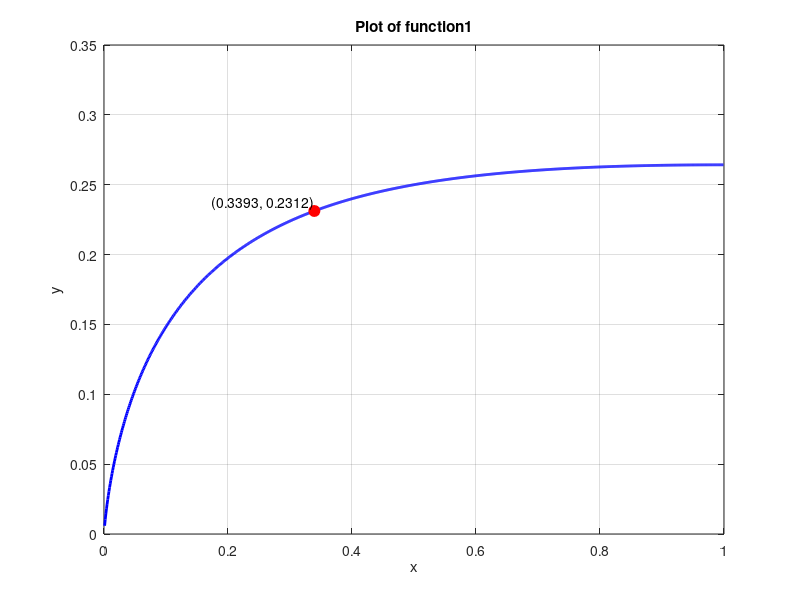
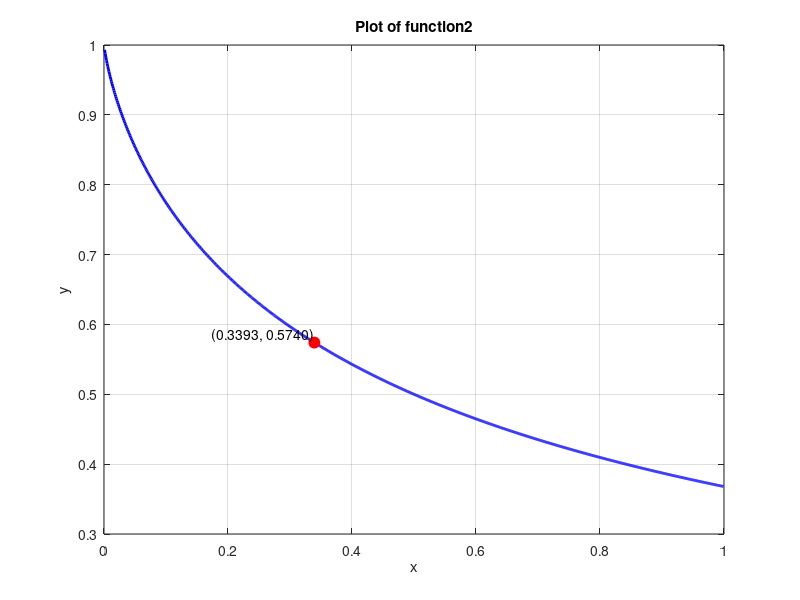
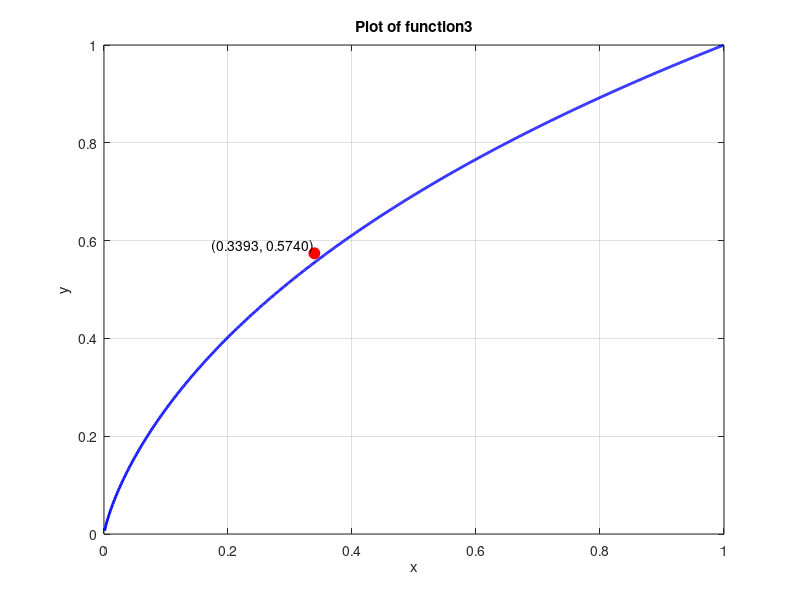

The MATLAB script that drew these images, in order:
close all
%clear all
clc
%datas which found in prevoius codes
tin=0.7138;
y_tin=0.2312;
tm=1.3847;
tx=0.5120;
Tp=tm-tx;
Tp=0.8727;
k=1.0001;

% function1
f = @(x) 1-(((1./x)+1).*exp((-1.*((x./(x-1)).*log(x)).*(1./x)))); % تابع x بر حسب y

% drawing plot
x_vals = 0:0.001:1; 
y_vals = f(x_vals);
figure;
plot(x_vals, y_vals, 'b-', 'LineWidth', 2);
xlabel('x');
ylabel('y');
title('Plot of function1');
grid on;
%finding T_1/T_2
y_target = 0.2312; 
x_target = fzero(@(x) f(x) - y_target, 0.2); 

% showing point on the plot
hold on;
plot(x_target, y_target, 'ro', 'MarkerSize', 8, 'MarkerFaceColor', 'r');
text(x_target, y_target, sprintf('  (%.4f, %.4f)', x_target, y_target), 'VerticalAlignment', 'bottom', 'HorizontalAlignment', 'right');
hold off;
fprintf('T_1/T_2=%.4f\n',x_target);
%T1/T2=0.3393

% function2
f2 = @(x) ((1./x).*exp(-1.*((x./(x-1)).*log(x)).*(1./x))); % y vs x

% drawing plot
x_vals2 = 0:0.001:1; 
y_vals2= f2(x_vals2);
figure;
plot(x_vals2, y_vals2, 'b-', 'LineWidth', 2);
xlabel('x');
ylabel('y');
title('Plot of function2');
grid on;

%finding T_2/Tp
x_target2 = 0.3393;
y_target2 = f2(x_target2); 

% showing point on the plot
hold on;
plot(x_target2, y_target2, 'ro', 'MarkerSize', 8, 'MarkerFaceColor', 'r');
text(x_target2, y_target2, sprintf('  (%.4f, %.4f)', x_target2, y_target2), 'VerticalAlignment', 'bottom', 'HorizontalAlignment', 'right');
hold off;
fprintf('T_2/Tp=%.4f\n',y_target2);
%T2/Tp=0.5740
%by having TP & T_1/T_2 & T_2/TP, we can find T_1 & T_2
T_2=y_target2*Tp;
fprintf('T_2=%.4f for G9\n',T_2);
%T_2=0.5010
T_1=T_2*x_target;
fprintf('T_1=%.4f for G9\n',T_1);
%T_1=0.1700

%finding Tin from function3 for comprating with tin which had been
%calculted from plant response

%function3
f3= @(x) (x./(x-1)).*log(x);
% drawing plot
x_vals3 = 0:0.001:1; 
y_vals3= f3(x_vals2);
figure;
plot(x_vals3, y_vals3, 'b-', 'LineWidth', 2);
xlabel('x');
ylabel('y');
title('Plot of function3');
grid on;

%finding T_2/Tp
x_target3 = 0.3393;
y_target3 = f2(x_target3); 

% showing point on the plot
hold on;
plot(x_target3, y_target3, 'ro', 'MarkerSize', 8, 'MarkerFaceColor', 'r');
text(x_target3, y_target3, sprintf('  (%.4f, %.4f)', x_target3, y_target3), 'VerticalAlignment', 'bottom', 'HorizontalAlignment', 'right');
hold off;
fprintf('Tin/T_2=%.4f\n',y_target3);
Tin=y_target3*T_2;
fprintf('Tin=%.4f\n',Tin);
%Tin=0.2876;

%for calculating T_d ,we go as follow:T_d=tin-Tin
T_d=tin-Tin;
fprintf('T_d=%.4f for G9\n',T_d);
T_d=0.4262;
